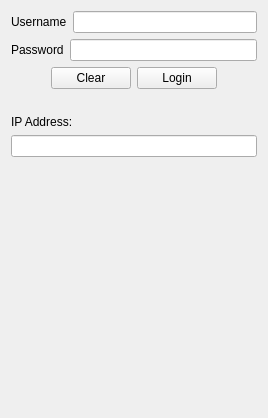
      <widget class="QWidget" name="loginPage">
       <property name="sizePolicy">
        <sizepolicy hsizetype="Preferred" vsizetype="Preferred">
         <horstretch>0</horstretch>
         <verstretch>0</verstretch>
        </sizepolicy>
       </property>
       <layout class="QGridLayout" name="gridLayout_3">
        <item row="0" column="0">
         <layout class="QVBoxLayout" name="verticalLayout_3">
          <item>
           <layout class="QGridLayout" name="gridLayout">
            <item row="1" column="0">
             <layout class="QHBoxLayout" name="horizontalLayout_3">
              <item>
               <widget class="QLabel" name="label_3">
                <property name="sizePolicy">
                 <sizepolicy hsizetype="Expanding" vsizetype="Expanding">
                  <horstretch>0</horstretch>
                  <verstretch>0</verstretch>
                 </sizepolicy>
                </property>
                <property name="text">
                 <string>Password</string>
                </property>
               </widget>
              </item>
              <item>
               <widget class="QLineEdit" name="PasswordBox">
                <property name="sizePolicy">
                 <sizepolicy hsizetype="Expanding" vsizetype="Fixed">
                  <horstretch>1</horstretch>
                  <verstretch>1</verstretch>
                 </sizepolicy>
                </property>
                <property name="echoMode">
                 <enum>QLineEdit::Password</enum>
                </property>
               </widget>
              </item>
             </layout>
            </item>
            <item row="2" column="0">
             <layout class="QHBoxLayout" name="horizontalLayout_4">
              <item>
               <spacer name="horizontalSpacer_15">
                <property name="orientation">
                 <enum>Qt::Horizontal</enum>
                </property>
                <property name="sizeHint" stdset="0">
                 <size>
                  <width>40</width>
                  <height>20</height>
                 </size>
                </property>
               </spacer>
              </item>
              <item>
               <widget class="QPushButton" name="BtnClear">
                <property name="sizePolicy">
                 <sizepolicy hsizetype="Fixed" vsizetype="Fixed">
                  <horstretch>0</horstretch>
                  <verstretch>0</verstretch>
                 </sizepolicy>
                </property>
                <property name="styleSheet">
                 <string notr="true">color: black;</string>
                </property>
                <property name="text">
                 <string>Clear</string>
                </property>
               </widget>
              </item>
              <item>
               <widget class="QPushButton" name="BtnLogin">
                <property name="sizePolicy">
                 <sizepolicy hsizetype="Fixed" vsizetype="Fixed">
                  <horstretch>0</horstretch>
                  <verstretch>0</verstretch>
                 </sizepolicy>
                </property>
                <property name="styleSheet">
                 <string notr="true">color: black;</string>
                </property>
                <property name="text">
                 <string>Login</string>
                </property>
               </widget>
              </item>
              <item>
               <spacer name="horizontalSpacer_14">
                <property name="orientation">
                 <enum>Qt::Horizontal</enum>
                </property>
                <property name="sizeHint" stdset="0">
                 <size>
                  <width>40</width>
                  <height>20</height>
                 </size>
                </property>
               </spacer>
              </item>
             </layout>
            </item>
            <item row="0" column="0">
             <layout class="QHBoxLayout" name="horizontalLayout">
              <item>
               <widget class="QLabel" name="label_2">
                <property name="text">
                 <string>Username</string>
                </property>
               </widget>
              </item>
              <item>
               <widget class="QLineEdit" name="UsernameBox">
                <property name="sizePolicy">
                 <sizepolicy hsizetype="Expanding" vsizetype="Fixed">
                  <horstretch>1</horstretch>
                  <verstretch>1</verstretch>
                 </sizepolicy>
                </property>
               </widget>
              </item>
             </layout>
            </item>
           </layout>
          </item>
          <item>
           <widget class="QLabel" name="loginStatus">
            <property name="sizePolicy">
             <sizepolicy hsizetype="Expanding" vsizetype="Expanding">
              <horstretch>0</horstretch>
              <verstretch>0</verstretch>
             </sizepolicy>
            </property>
            <property name="text">
             <string/>
            </property>
           </widget>
          </item>
          <item>
           <widget class="QLabel" name="label_4">
            <property name="text">
             <string>IP Address:</string>
            </property>
           </widget>
          </item>
          <item>
           <widget class="QLineEdit" name="ipAddressTextbox"/>
          </item>
          <item>
           <spacer name="verticalSpacer">
            <property name="orientation">
             <enum>Qt::Vertical</enum>
            </property>
            <property name="sizeType">
             <enum>QSizePolicy::Preferred</enum>
            </property>
            <property name="sizeHint" stdset="0">
             <size>
              <width>20</width>
              <height>250</height>
             </size>
            </property>
           </spacer>
          </item>
         </layout>
        </item>
       </layout>
      </widget>
